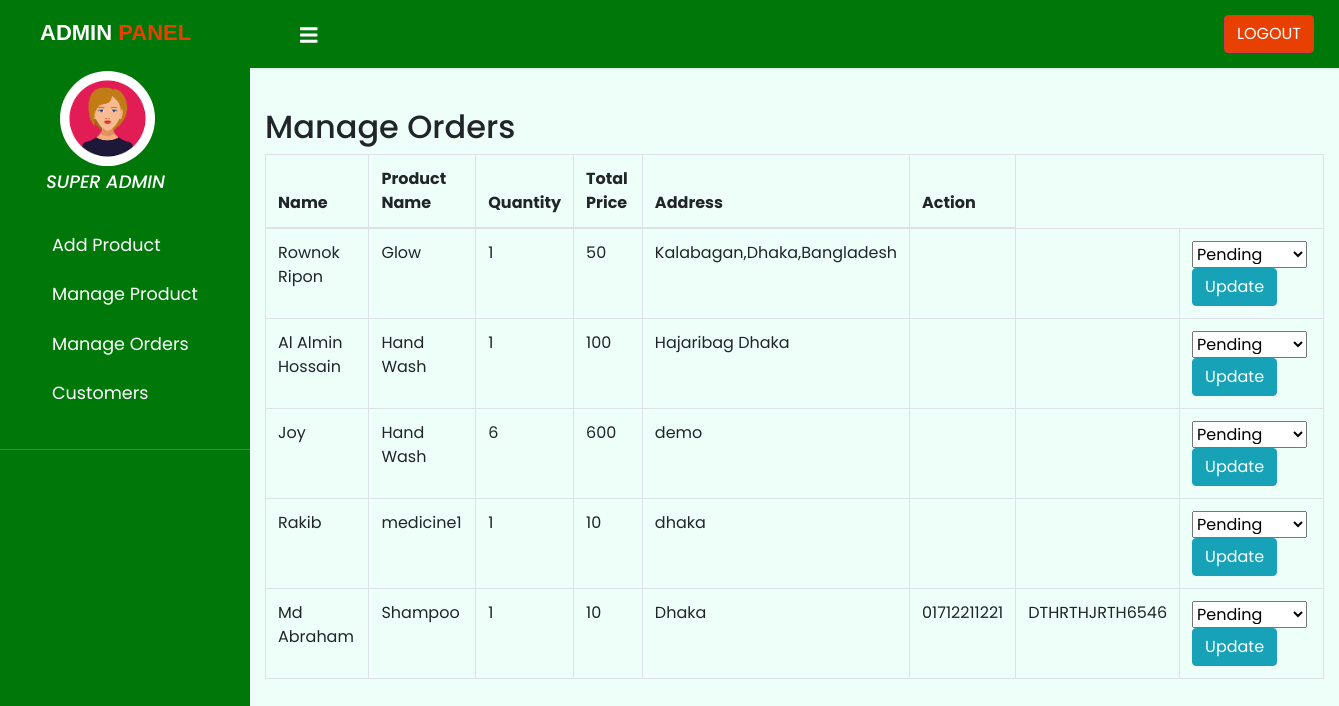
The app's page /admin/manageOrders.php with its own data.
### tables this page shows
CREATE TABLE `orders` (
  `id` int(11) NOT NULL,
  `user_id` int(11) NOT NULL,
  `name` varchar(100) NOT NULL,
  `phone` varchar(20) NOT NULL,
  `email` varchar(100) NOT NULL,
  `address` varchar(100) NOT NULL,
  `bkashNumber` varchar(256) NOT NULL,
  `tnxNumber` varchar(256) NOT NULL,
  `product_name` varchar(100) NOT NULL,
  `quantity` int(100) NOT NULL,
  `total_price` decimal(30,0) NOT NULL,
  `order_date` timestamp NOT NULL DEFAULT current_timestamp(),
  `status` varchar(100) NOT NULL DEFAULT 'Pending'
);

### admin/manageOrders.php (the view, shortened to what this page needs)
<?php
include 'inc/header.php';
?>
<?php
$sql = "SELECT * FROM orders";
$result = $conn->query($sql);
?>
<div class="container">
    <h2>Manage Orders</h2>
    <table class="table table-bordered">
        <thead>
            <tr>
                <th>Name</th>
                <th>Product Name</th>
                <th>Quantity</th>
                <th>Total Price</th>
                <th>Address</th>
                <th>Action</th>
            </tr>
        </thead>
        <tbody>
            <?php
            if ($result->num_rows > 0) {
                while ($row = $result->fetch_assoc()) {
                    echo '<tr>';
                    echo '<td>' . $row['name'] . '</td>';
                    echo '<td>' . $row['product_name'] . '</td>';
                    echo '<td>' . $row['quantity'] . '</td>';
                    echo '<td>' . $row['total_price'] . '</td>';
                    echo '<td>' . $row['address'] . '</td>';
                    echo '<td>' . $row['bkashNumber'] . '</td>';
                    echo '<td>' . $row['tnxNumber'] . '</td>';
                    echo '<td>';
                    echo '<form action="update_order_status.php" method="post">';
                    echo '<select name="status">';
                    echo '<option value="pending">Pending</option>';
                    echo '</select>';
                    echo '<input type="submit" class="btn btn-info" value="Update">';
                    echo '</form>';
                    echo '</td>';
                    echo '</tr>';
                }
            } else {
                echo '<tr><td colspan="6">No orders found.</td></tr>';
            }
            ?>
        </tbody>
    </table>
</div>
<?php
include 'inc/footer.php';
?>

### admin/style.css (style rules this page uses)
body { font-family: 'Poppins', sans-serif; background: #fafafa; }

### records on screen
orders: name "Rownok Ripon", product_name "Glow", quantity "1", total_price "50", address "Kalabagan,Dhaka,Bangladesh"
orders: name "Al Almin Hossain", product_name "Hand Wash", quantity "1", total_price "100", address "Hajaribag Dhaka"
orders: name "Joy", product_name "Hand Wash", quantity "6", total_price "600", address "demo"
orders: name "Rakib", product_name "medicine1", quantity "1", total_price "10", address "dhaka"
orders: name "Md Abraham", product_name "Shampoo", quantity "1", total_price "10", address "Dhaka", bkashNumber "01712211221", tnxNumber "DTHRTHJRTH6546"
